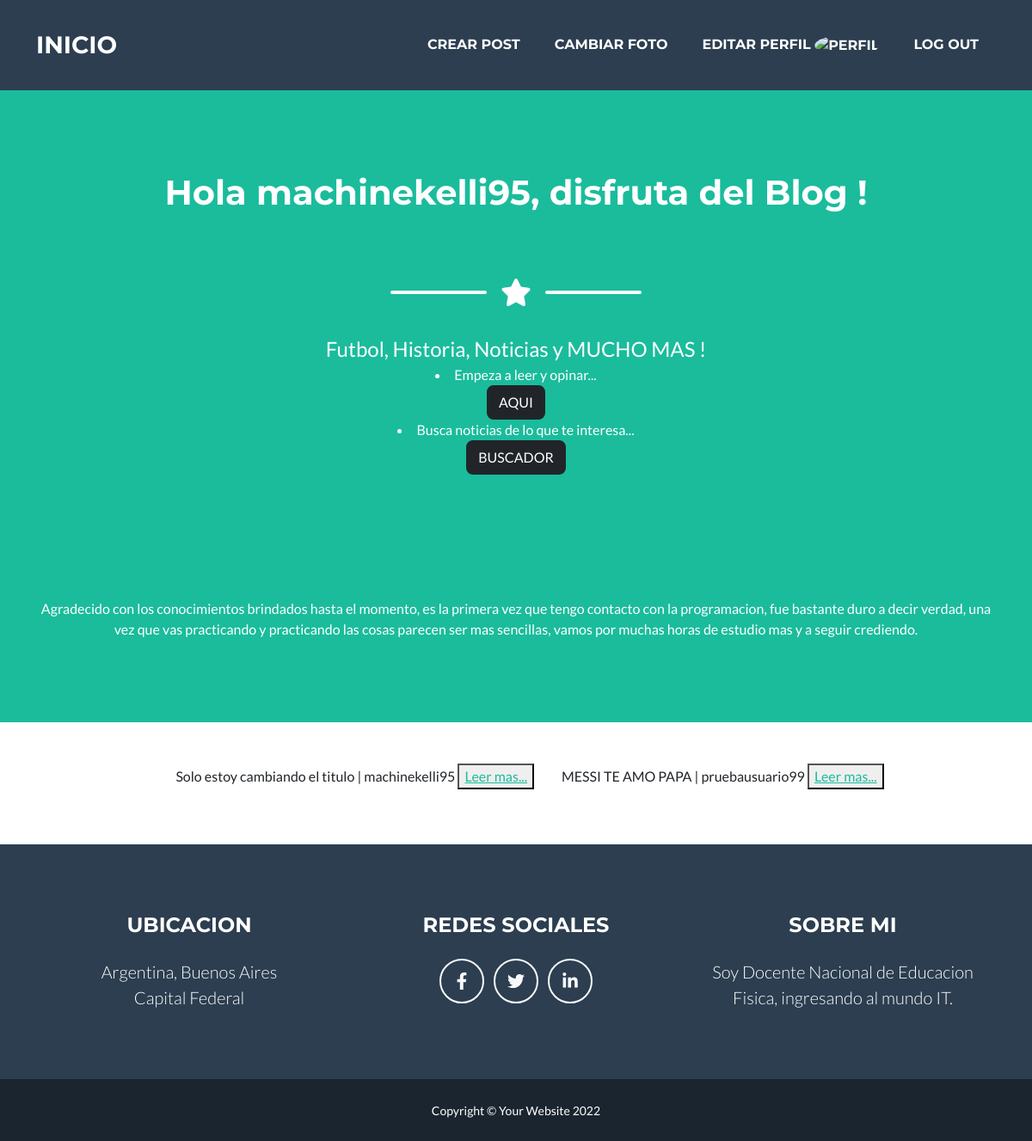
The page /lista_noticia/ (signed in) on the database as committed earlier.
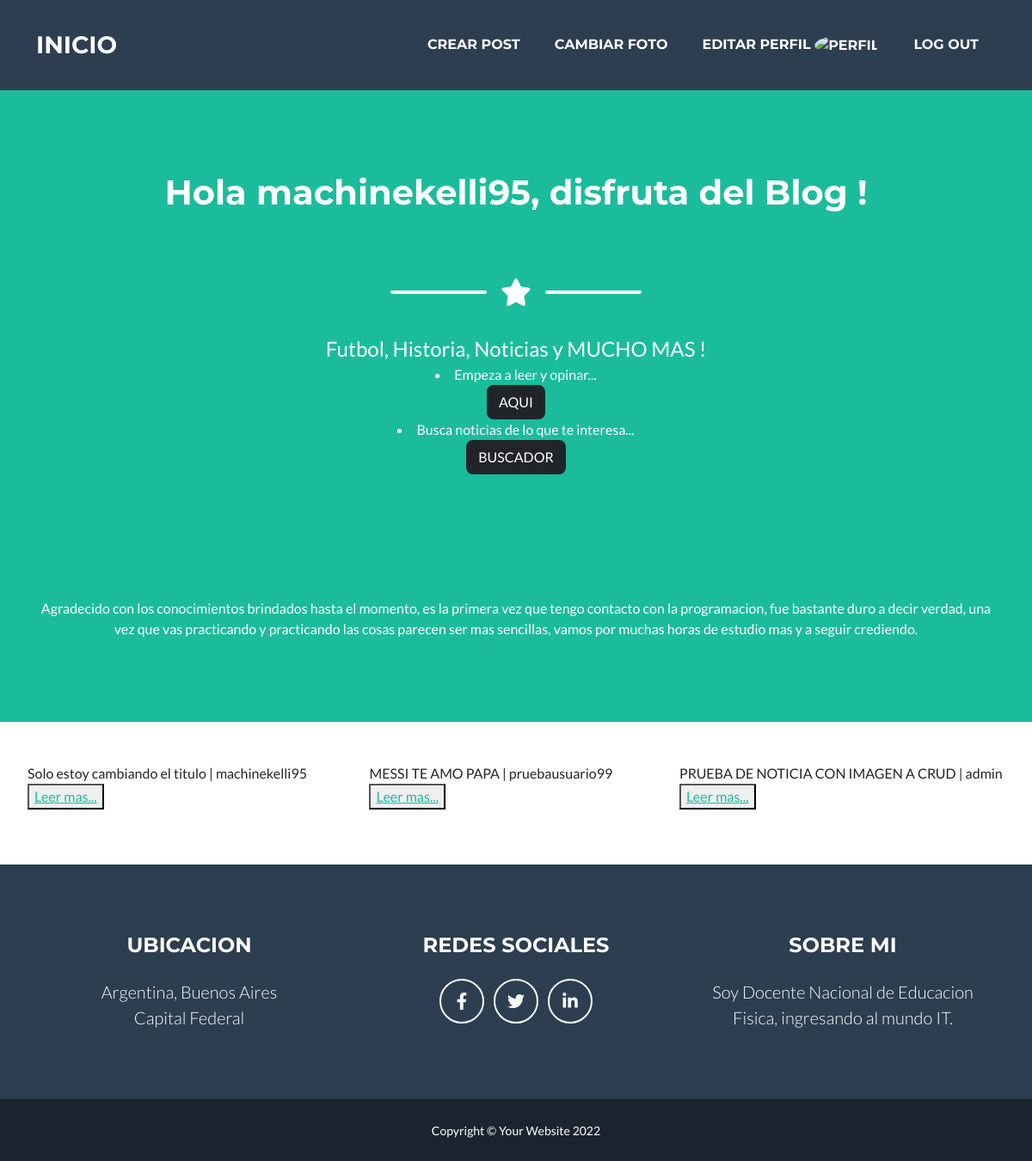
The same page on the database as committed later.
### AppWeb/models.py (models this page shows)
class NoticiaModel(models.Model):
    Autor = models.ForeignKey(User, blank=True, null=True, on_delete=models.CASCADE)
    Titulo = models.CharField(max_length=40)
    Noticia = models.TextField(max_length=10**10, null=True, blank=True)
    Imagen = models.ImageField(upload_to = "media/noticias", null=False, blank=False)
    def __str__(self) -> str:
        return f'{self.Titulo} | {self.Autor}'

### AppWeb/views.py (the view)
# urls.py: path("lista_noticia/", views.NoticiaListView.as_view(), name="lista"),
class NoticiaListView(ListView):
    model = NoticiaModel
    template = "AppWeb/Templates/AppWeb/noticiamodel_list.html"

### AppWeb/Templates/AppWeb/noticiamodel_list.html
{% extends "AppWeb/index.html" %}
{% load static %}
{% block dinamico1 %}
{% for noticia in object_list %}
<ul>
    {{noticia}}
    <button>
        <a href="{% url "detail" noticia.id %}">Leer mas...</a>
    </button>
</ul>
{% endfor %}
{% endblock %}

Rows that differ between the two databases and show on the page:
added NoticiaModel: Titulo+Autor "PRUEBA DE NOTICIA CON IMAGEN A CRUD | admin"
